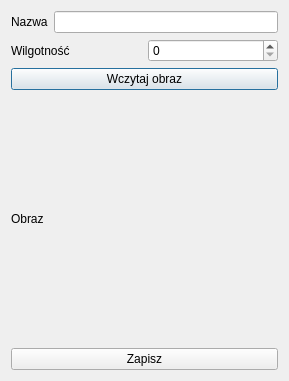
<?xml version="1.0" encoding="UTF-8"?>
<ui version="4.0">
 <class>edit</class>
 <widget class="QDialog" name="edit">
  <property name="geometry">
   <rect>
    <x>0</x>
    <y>0</y>
    <width>289</width>
    <height>381</height>
   </rect>
  </property>
  <property name="windowTitle">
   <string>Dialog</string>
  </property>
  <layout class="QVBoxLayout" name="verticalLayout_3">
   <item>
    <layout class="QVBoxLayout" name="verticalLayout_2">
     <item>
      <layout class="QVBoxLayout" name="verticalLayout">
       <item>
        <layout class="QHBoxLayout" name="horizontalLayout">
         <item>
          <widget class="QLabel" name="label_nazwa">
           <property name="text">
            <string>Nazwa</string>
           </property>
          </widget>
         </item>
         <item>
          <widget class="QLineEdit" name="lineEdit_nazwa"/>
         </item>
        </layout>
       </item>
       <item>
        <layout class="QHBoxLayout" name="horizontalLayout_2">
         <item>
          <widget class="QLabel" name="label_moist">
           <property name="text">
            <string>Wilgotność</string>
           </property>
          </widget>
         </item>
         <item>
          <widget class="QSpinBox" name="spinBox_moist"/>
         </item>
        </layout>
       </item>
       <item>
        <widget class="QPushButton" name="pushButton_obraz">
         <property name="text">
          <string>Wczytaj obraz</string>
         </property>
        </widget>
       </item>
      </layout>
     </item>
     <item>
      <widget class="QLabel" name="label_obraz">
       <property name="text">
        <string>Obraz</string>
       </property>
      </widget>
     </item>
     <item>
      <widget class="QPushButton" name="pushButton">
       <property name="text">
        <string>Zapisz</string>
       </property>
      </widget>
     </item>
    </layout>
   </item>
  </layout>
 </widget>
 <resources/>
 <connections/>
</ui>
